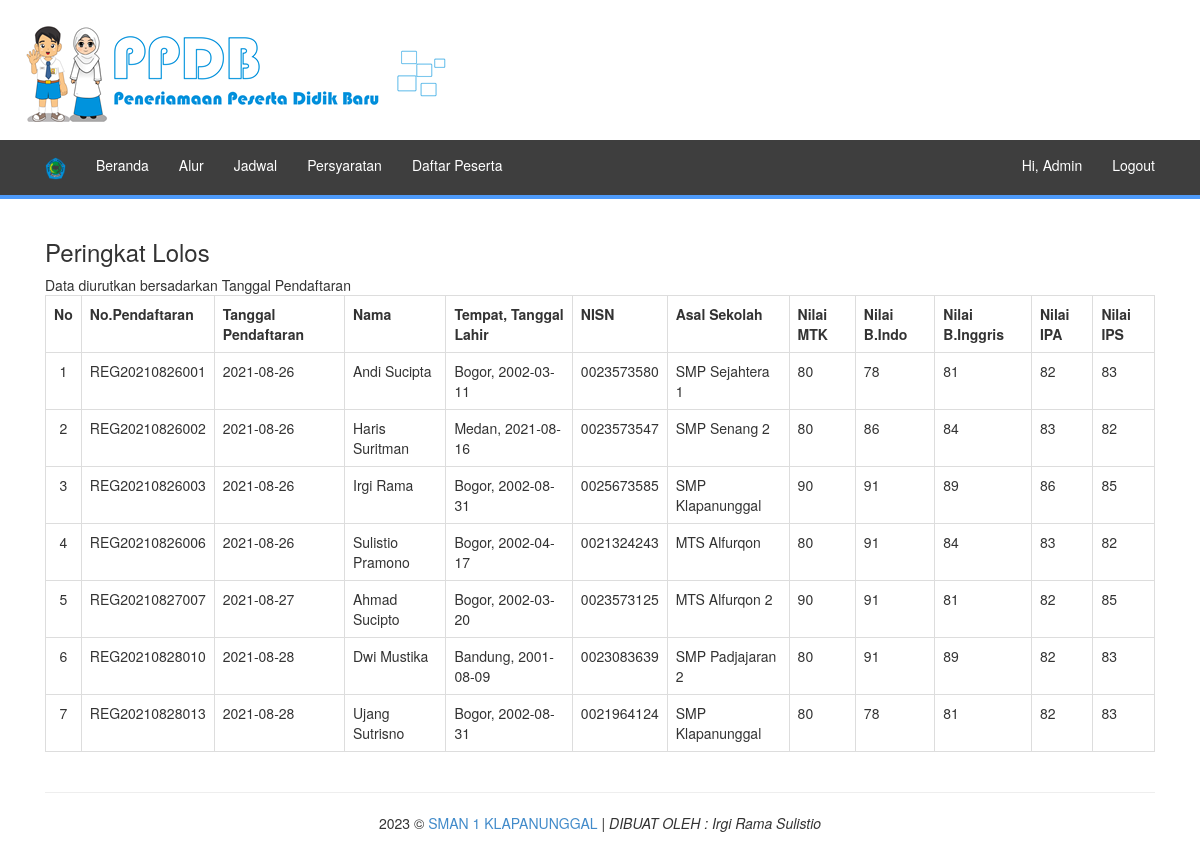
/admin/adm_peringkat_lolos.php, run on the app's committed database.
### tables this page shows
CREATE TABLE `daftar` (
  `dfr_no` varchar(20) NOT NULL,
  `dfr_tanggal` date DEFAULT NULL,
  `dfr_password` varchar(50) NOT NULL,
  `dft_nama` varchar(50) NOT NULL,
  `dfr_jekel` enum('1','2') DEFAULT NULL,
  `dfr_tmp_lahir` varchar(20) DEFAULT NULL,
  `dfr_tgl_lahir` date DEFAULT NULL,
  `dft_agama` enum('1','2','3','4','5') DEFAULT NULL,
  `dfr_anak_dr` enum('1','2','3','4') DEFAULT NULL,
  `dfr_nisn` varchar(50) DEFAULT NULL,
  `dfr_asal_sekolah` text DEFAULT NULL,
  `dfr_almt_sekolah` text DEFAULT NULL,
  `dfr_pas_photo` text DEFAULT NULL,
  `dfr_nilai_mm` int(11) DEFAULT NULL,
  `dfr_nilai_indo` int(11) DEFAULT NULL,
  `dfr_nilai_eng` int(11) DEFAULT NULL,
  `dfr_nilai_ipa` int(11) DEFAULT NULL,
  `dfr_nilai_ips` int(11) DEFAULT NULL,
  `dfr_ayah` varchar(20) DEFAULT NULL,
  `dfr_ibu` varchar(20) DEFAULT NULL,
  `dfr_alamat` text DEFAULT NULL,
  `dfr_hp_ortu` varchar(12) DEFAULT NULL,
  `status` enum('R','S') DEFAULT NULL,
  `filetf` text DEFAULT NULL
);

### admin/adm_peringkat_lolos.php (the view, shortened to what this page needs)
<?php
include 'adm_header.php';
include '../koneksi.php';
?>
<link rel="stylesheet" type="text/css" href="https://cdn.datatables.net/1.10.20/css/jquery.dataTables.min.css">
<link rel="stylesheet" type="text/css" href="https://cdn.datatables.net/buttons/1.6.1/css/buttons.dataTables.min.css">
<div class="row clearfix">
  <div class="col-lg-12 column">
    <h3>Peringkat Lolos</h3>
    Data diurutkan bersadarkan Tanggal Pendaftaran
<div class="table-responsive">
  <table class="table table-bordered">
    <tr>
      <th>No</th>
      <th>No.Pendaftaran</th>
      <th>Tanggal Pendaftaran</th>
      <th>Nama</th>
      <th>Tempat, Tanggal Lahir</th>
      <th>NISN</th>
      <th>Asal Sekolah</th>
      <th>Nilai MTK</th>
      <th>Nilai B.Indo</th>
      <th>Nilai B.Inggris</th>
      <th>Nilai IPA</th>
      <th>Nilai IPS</th>
    </tr>
    <?php
    $no = 1;
    $sql = "SELECT * FROM daftar WHERE status = 's' ORDER BY dfr_tanggal";
    $datata = $connect->query($sql);
    while ($row = $datata->fetch_array()) {
    ?>
    <tr>
      <td style="text-align:center;"><?php echo $no++; ?></td>
      <td><?php echo $row['dfr_no']; ?></td>
      <td><?php echo $row['dfr_tanggal']; ?></td>
      <td><?php echo $row['dft_nama']; ?></td>
      <td><?php echo $row['dfr_tmp_lahir']; ?>, <?php echo $row['dfr_tgl_lahir']; ?></td>
      <td><?php echo $row['dfr_nisn']; ?></td>
      <td><?php echo $row['dfr_asal_sekolah']; ?></td>
      <td><?php echo $row['dfr_nilai_mm']; ?></td>
      <td><?php echo $row['dfr_nilai_indo']; ?></td>
      <td><?php echo $row['dfr_nilai_eng']; ?></td>
      <td><?php echo $row['dfr_nilai_ipa']; ?></td>
      <td><?php echo $row['dfr_nilai_ips']; ?></td>
    </tr>
    <?php } ?>
  </table>
</div>
  </div>
</div>
<?php
include 'adm_footer.php';
?>

### data on the page
daftar: dfr_no "REG20210826001", dfr_tanggal "2021-08-26", dft_nama "Andi Sucipta", dfr_tmp_lahir "Bogor", dfr_tgl_lahir "2002-03-11", dfr_nisn "0023573580", dfr_asal_sekolah "SMP Sejahtera 1", dfr_nilai_mm "80", dfr_nilai_indo "78", dfr_nilai_eng "81", dfr_nilai_ipa "82", dfr_nilai_ips "83"
daftar: dfr_no "REG20210826002", dfr_tanggal "2021-08-26", dft_nama "Haris Suritman", dfr_tmp_lahir "Medan", dfr_tgl_lahir "2021-08-16", dfr_nisn "0023573547", dfr_asal_sekolah "SMP Senang 2", dfr_nilai_mm "80", dfr_nilai_indo "86", dfr_nilai_eng "84", dfr_nilai_ipa "83", dfr_nilai_ips "82"
daftar: dfr_no "REG20210826003", dfr_tanggal "2021-08-26", dft_nama "Irgi Rama", dfr_tmp_lahir "Bogor", dfr_tgl_lahir "2002-08-31", dfr_nisn "0025673585", dfr_asal_sekolah "SMP Klapanunggal", dfr_nilai_mm "90", dfr_nilai_indo "91", dfr_nilai_eng "89", dfr_nilai_ipa "86", dfr_nilai_ips "85"
daftar: dfr_no "REG20210826006", dfr_tanggal "2021-08-26", dft_nama "Sulistio Pramono", dfr_tmp_lahir "Bogor", dfr_tgl_lahir "2002-04-17", dfr_nisn "0021324243", dfr_asal_sekolah "MTS Alfurqon", dfr_nilai_mm "80", dfr_nilai_indo "91", dfr_nilai_eng "84", dfr_nilai_ipa "83", dfr_nilai_ips "82"
daftar: dfr_no "REG20210827007", dfr_tanggal "2021-08-27", dft_nama "Ahmad Sucipto", dfr_tmp_lahir "Bogor", dfr_tgl_lahir "2002-03-20", dfr_nisn "0023573125", dfr_asal_sekolah "MTS Alfurqon 2", dfr_nilai_mm "90", dfr_nilai_indo "91", dfr_nilai_eng "81", dfr_nilai_ipa "82", dfr_nilai_ips "85"
daftar: dfr_no "REG20210828010", dfr_tanggal "2021-08-28", dft_nama "Dwi Mustika", dfr_tmp_lahir "Bandung", dfr_tgl_lahir "2001-08-09", dfr_nisn "0023083639", dfr_asal_sekolah "SMP Padjajaran 2", dfr_nilai_mm "80", dfr_nilai_indo "91", dfr_nilai_eng "89", dfr_nilai_ipa "82", dfr_nilai_ips "83"
daftar: dfr_no "REG20210828013", dfr_tanggal "2021-08-28", dft_nama "Ujang Sutrisno", dfr_tmp_lahir "Bogor", dfr_tgl_lahir "2002-08-31", dfr_nisn "0021964124", dfr_asal_sekolah "SMP Klapanunggal", dfr_nilai_mm "80", dfr_nilai_indo "78", dfr_nilai_eng "81", dfr_nilai_ipa "82", dfr_nilai_ips "83"
